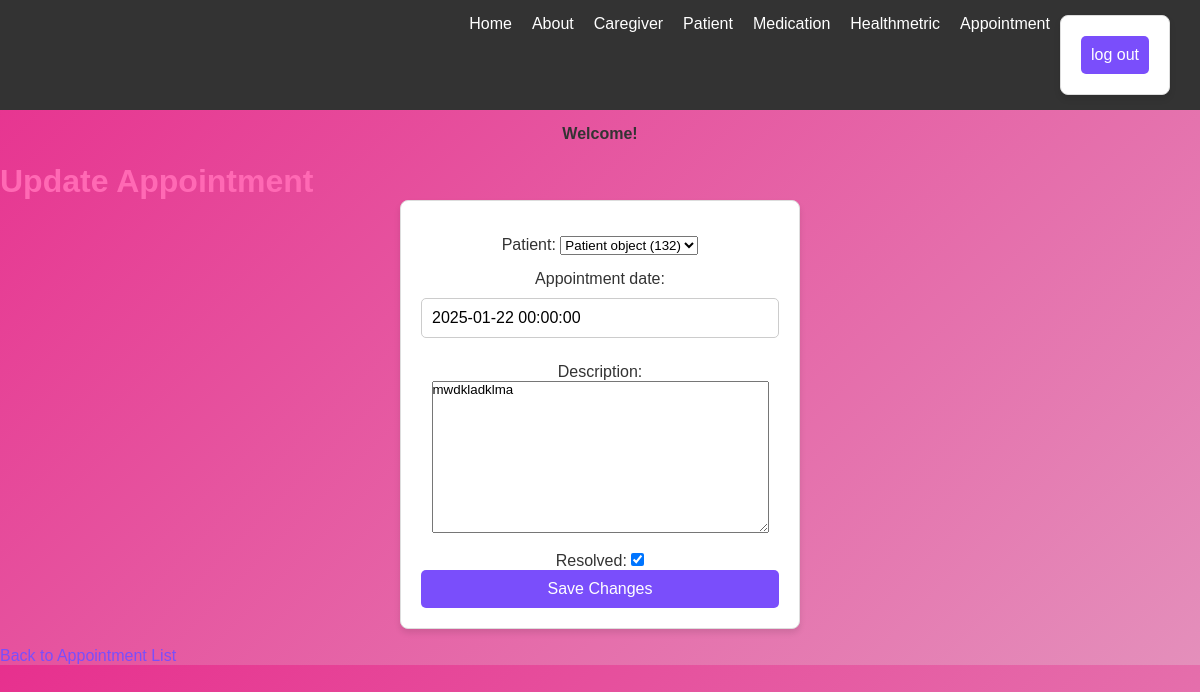
The app's page /appointments/9/edit/ with its own data.
### app/models.py (models this page shows, shortened)
class Appointment(models.Model):
    patient = models.ForeignKey(
        Patient,
        on_delete=models.CASCADE,
        related_name='appointments'
    )
    created_at = models.DateTimeField(auto_now_add=True)
    appointment_date = models.DateTimeField()
    description = models.TextField()
    resolved = models.BooleanField(default=False)

### app/views.py (the view)
# urls.py: path('appointments/<int:pk>/edit/', AppointmentUpdateView.as_view(), name='appointment_update'),
class AppointmentUpdateView(UpdateView):
    model = Appointment
    fields = ['patient', 'appointment_date', 'description', 'resolved' ]
    template_name = 'app/appointment_update.html'
    success_url = reverse_lazy('appointment_list')  # Redirect to the appointment list after update

### app/templates/app/appointment_update.html (shortened to what this page needs)
{% extends 'app/base.html' %}
{% block content %}
    <h1>Update Appointment</h1>
    <form method="post">
        {{ form.as_p }}
        <button type="submit">Save Changes</button>
    </form>
    <br>
    <a href="{% url 'appointment_list' %}">Back to Appointment List</a>
{% endblock %}

### static/css/base.css (style rules this page uses)
h1 { color: hotpink; }
form { max-width: 400px; margin: auto; padding: 20px; border: 1px solid #ddd; border-radius: 8px; background-color: #fff; box-shadow: 0 4px 6px rgba(0, 0, 0, 0.1); }
input[type="text"], input[type="email"], input[type="password"] { width: 100%; padding: 10px; margin: 10px 0; border: 1px solid #ccc; border-radius: 5px; font-size: 1rem; }
button { width: 100%; padding: 10px; background-color: #7a4efb; border: none; border-radius: 5px; color: white; font-size: 1rem; cursor: pointer; }
a { color: #7a4efb; text-decoration: none; }
p { text-align: center; margin-top: 15px; font-size: 1rem; }
* { margin: 0; padding: 0; box-sizing: border-box; font-family: 'Arial', sans-serif; }
body { background: linear-gradient(135deg, #e7308e, #e48fbb); color: #333; animation: backgroundAnimation 10s infinite alternate; }

### app/templates/app/navbar.html (style rules this page uses)
* { margin: 0; padding: 0; box-sizing: border-box; }
body { font-family: Arial, sans-serif; }

### records on screen
Appointment: patient "Patient object (132)", appointment_date "2025-01-22 00:00:00", description "mwdkladklma", resolved "☑"
